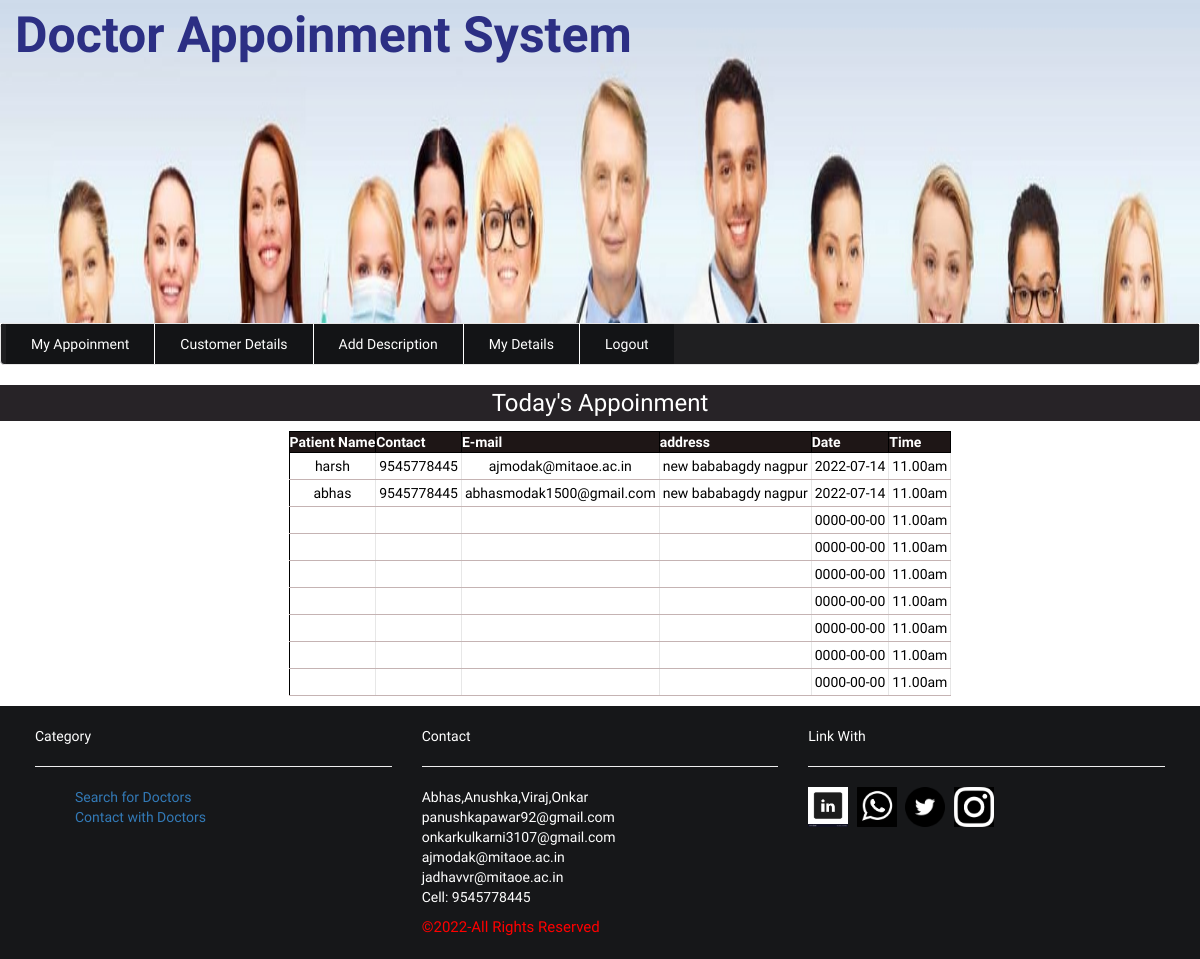
The app's page /doctors/myAppoinment.php (signed in) with its own data.
### tables this page shows
CREATE TABLE `booking` (
  `booking_id` int(22) NOT NULL,
  `dname` varchar(22) NOT NULL,
  `userid` int(22) NOT NULL,
  `dcontact` varchar(22) NOT NULL,
  `expertise` varchar(22) NOT NULL,
  `fee` varchar(22) NOT NULL,
  `pname` varchar(22) NOT NULL,
  `pcontact` varchar(22) NOT NULL,
  `email` varchar(111) NOT NULL,
  `address` varchar(22) NOT NULL,
  `dates` date NOT NULL,
  `tyme` varchar(22) NOT NULL,
  `payment` varchar(22) NOT NULL
);

### doctors/myAppoinment.php (the view, shortened to what this page needs)
<?php include('header.php'); ?>
	<div class="dashboard" style="background-color:#fff;">
		<h3 class="text-center" style="background-color:#272327;color: #fff;padding: 5px;">Today's Appoinment</h3>
	</div>
			<div class="all_user" style="margin-top:0px; margin-left: 40px;">
				<?php
					include('../config.php');
					$sql = " SELECT * FROM booking WHERE userid='".$_SESSION["userid"]."'";
					$result = mysqli_query($conn,$sql);
					$count = mysqli_num_rows($result);
					if($count>=1){
						echo "<table border='1' align='center' cellpadding='32'>
							<tr>
								<th>Patient Name</th>
								<th>Contact</th>
								<th>E-mail</th>
								<th>address</th>
								<th>Date</th>
								<th>Time</th>
							</tr>";
						while($row=mysqli_fetch_array($result)){
								echo "<tr>";
								echo "<td>".$row['pname']."</td>";
								echo "<td>".$row['pcontact']."</td>";
								echo "<td>".$row['email']."</td>";
								echo "<td>".$row['address']."</td>";
								echo "<td>".$row['dates']."</td>";
								echo "<td>".$row['tyme']."</td>";
								echo "</tr>";
						}
						echo "</table>";
					}
					else{
						print "<p align='center'>Sorry, No match found for your search result..!!!</p>";
					}
					?>
			</div>
 <?php include('../footer.php'); ?>
	</div>
</body>
</html>

### style.css (style rules this page uses)
body { padding: 5px auto; font-family: 'El Messiri', sans-serif; background:url(img/bg3.jpg) fixed no-repeat; background-size:cover; }
table { border-collapse: collapse; background-color: khaki; }
table,th,td { border: 1px solid #000; margin: 10px auto; }
th { background-color:#1e1616; color: white; }
td { padding: 3px; text-align: center; background-color: white; color: #000; border-right: 1px solid #e7e7e7; border-bottom: 1px solid #c5b3b3; }

### records on screen
booking: pname "harsh", pcontact "9545778445", email "ajmodak@mitaoe.ac.in", address "new bababagdy nagpur", dates "2022-07-14", tyme "11.00am"
booking: pname "abhas", pcontact "9545778445", email "abhasmodak1500@gmail.com", address "new bababagdy nagpur", dates "2022-07-14", tyme "11.00am"
booking: dates "0000-00-00", tyme "11.00am"
booking: dates "0000-00-00", tyme "11.00am"
booking: dates "0000-00-00", tyme "11.00am"
booking: dates "0000-00-00", tyme "11.00am"
booking: dates "0000-00-00", tyme "11.00am"
booking: dates "0000-00-00", tyme "11.00am"
booking: dates "0000-00-00", tyme "11.00am"
